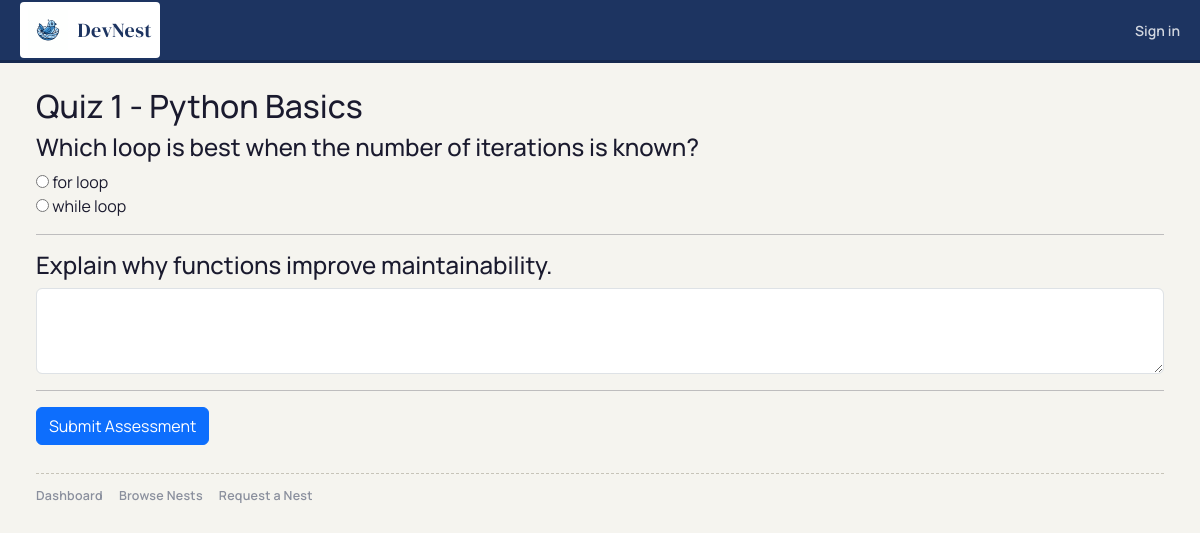
The page /assessments/nests/1/assessment/1/take/ on the database its author committed.
### assessments/models.py (models this page shows, shortened)
class Assessment(models.Model):
    TYPE_CHOICES = [
        ('quiz', 'Quiz'),
        ('assignment', 'Assignment'),
    ]
    title = models.CharField(max_length=200)
    description = models.TextField(blank=True)
    assessment_type = models.CharField(max_length=20, choices=TYPE_CHOICES)
    points = models.PositiveIntegerField(default=0)
    due_date = models.DateTimeField(null=True, blank=True)
    created_by = models.ForeignKey(User,on_delete=models.CASCADE,related_name='created_assessments')
    created_at = models.DateTimeField(auto_now_add=True)
    nest = models.ForeignKey(Nest, on_delete=models.CASCADE, related_name='assessments', null=True, blank=True)

class Question(models.Model):
    QUESTION_TYPES = [
        ('mcq', 'Multiple Choice'),
        ('text', 'Text Answer'),
    ]
    assessment = models.ForeignKey(Assessment,on_delete=models.CASCADE,related_name='questions')
    text = models.TextField()
    question_type = models.CharField(max_length=20, choices=QUESTION_TYPES)
    points = models.PositiveIntegerField(default=1)

class Choice(models.Model):
    question = models.ForeignKey(Question, on_delete=models.CASCADE,related_name='choices')
    text = models.CharField(max_length=255)
    is_correct = models.BooleanField(default=False)

### assessments/views.py (the view, shortened to what this page needs)
# urls.py: path('nests/<int:nest_id>/assessment/<int:pk>/take/', views.take_assessment_view, name="take_assessment_view"),
def take_assessment_view(request: HttpRequest, nest_id, pk):
        nest = get_object_or_404(Nest, id=nest_id)
        assessment = get_object_or_404(Assessment, pk=pk, nest=nest)
        return render(request, "assessments/take_assessment.html", {
            "assessment": assessment,
            "nest": nest
    })

### main/context_processors.py (called while the page is built)
def notifications_context(request):
    if not getattr(request.user, 'is_authenticated', False):
        return {
            'unread_notifications': [],
            'unread_notifications_count': 0,
        }
    unread_qs = Notification.objects.filter(user=request.user, is_read=False)
    return {
        'unread_notifications': list(unread_qs[:8]),
        'unread_notifications_count': unread_qs.count(),
    }

### assessments/templates/assessments/take_assessment.html (shortened to what this page needs)
{% extends "nests/base.html" %}
{% load static %}
{% block content %}
<h2>{{ assessment.title }}</h2>
<form method="post">
    {% for q in assessment.questions.all %}
    <div>
        <h4>{{ q.text }}</h4>
        {% if q.question_type == "mcq" %}
        {% for c in q.choices.all %}
        <label>
            <input type="radio" name="question_{{ q.id }}" value="{{ c.id }}">
            {{ c.text }}
        </label><br>
        {% endfor %}
        {% elif q.question_type == "text" %}
        <textarea name="question_{{ q.id }}" class="form-control" rows="3"></textarea>
        {% endif %}
    </div>
    <hr>
    {% endfor %}
    <button class="btn btn-primary" type="submit">Submit Assessment</button>
</form>
{% endblock %}

### nests/static/css/nests.css (style rules this page uses)
:root { --nest-bg: #f5f4ef; --nest-paper: #ffffff; --nest-ink: #1a1a2e; --nest-muted: #6b7280; --nest-line: #dddbd3; --nest-accent: #1d3461; --nest-accent-hover: #16294f; --nest-amber: #c57c0e; --nest-amber-soft: #fef3c7; --nest-soft: #eaecf4; --nest-danger-soft: #fde9ef; --nest-shadow-sm: 0 1px 3px rgba(0,0,0,.08), 0 1px 2px rgba(0,0,0,.06); --nest-shadow: 0 2px 8px rgba(0,0,0,.09); --nest-radius: 8px; --nest-radius-sm: 5px; }
* { box-sizing: border-box; }
.nest-shell { margin: 0; min-height: 100vh; background: var(--nest-bg); color: var(--nest-ink); font-family: 'Manrope', sans-serif; }

### rows shown on the page
Assessment: title "Quiz 1 - Python Basics"
Question: text "Which loop is best when the number of iterations is known?"
Choice: text "for loop"
Choice: text "while loop"
Question: text "Explain why functions improve maintainability."
